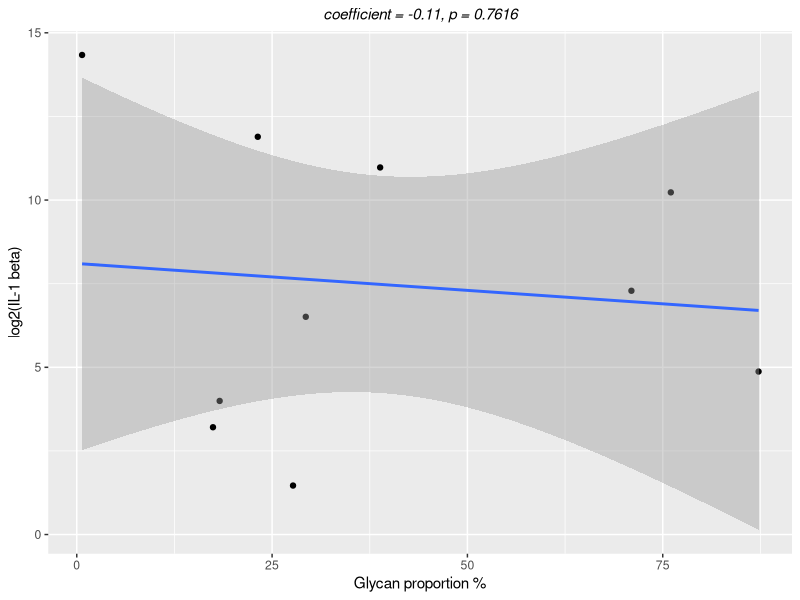
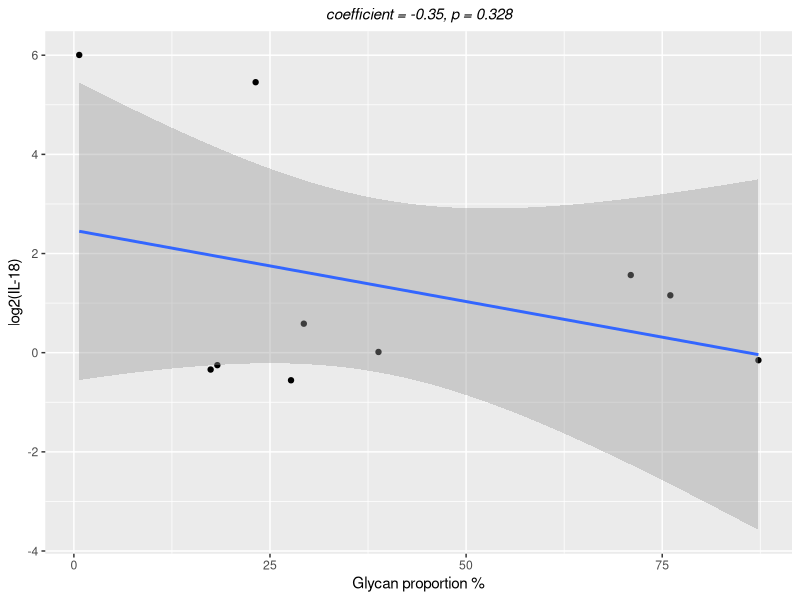
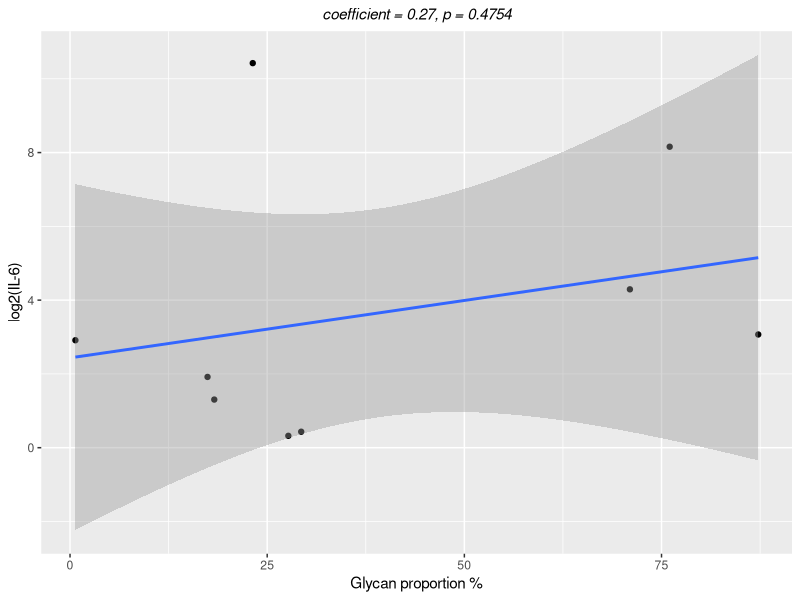
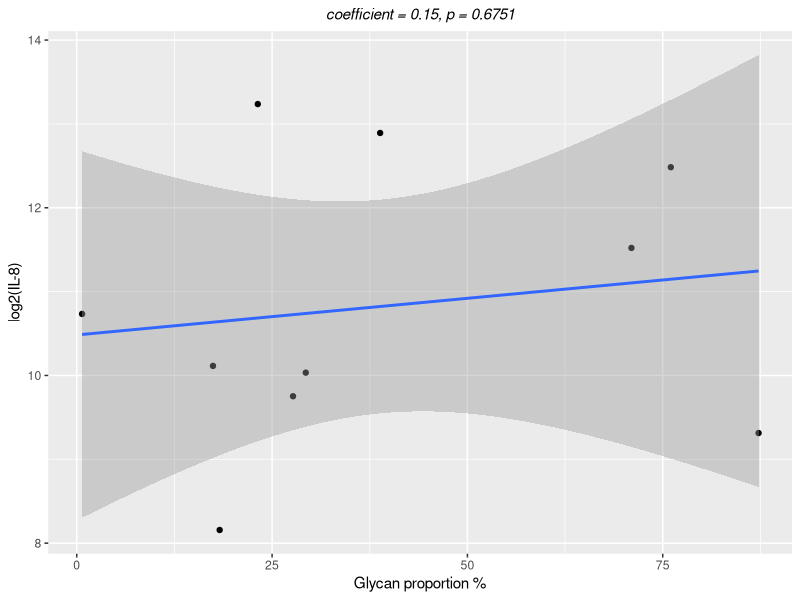
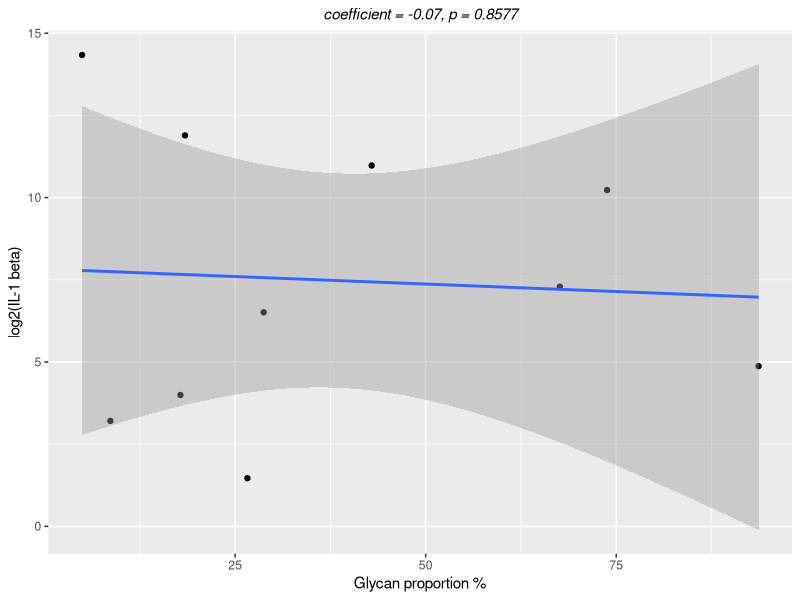
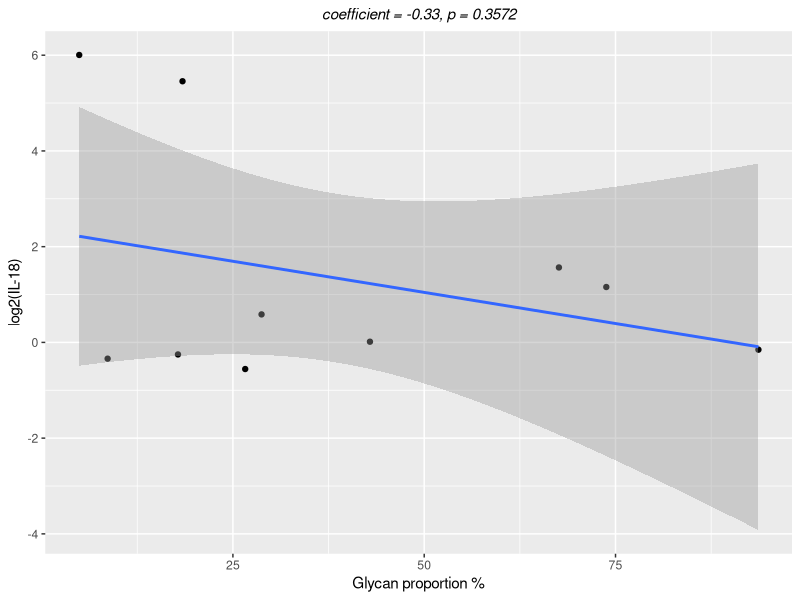
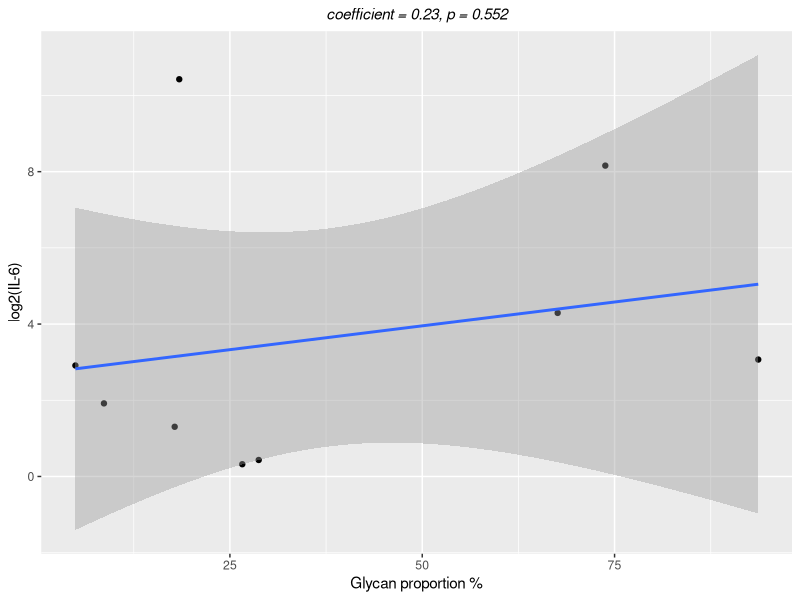
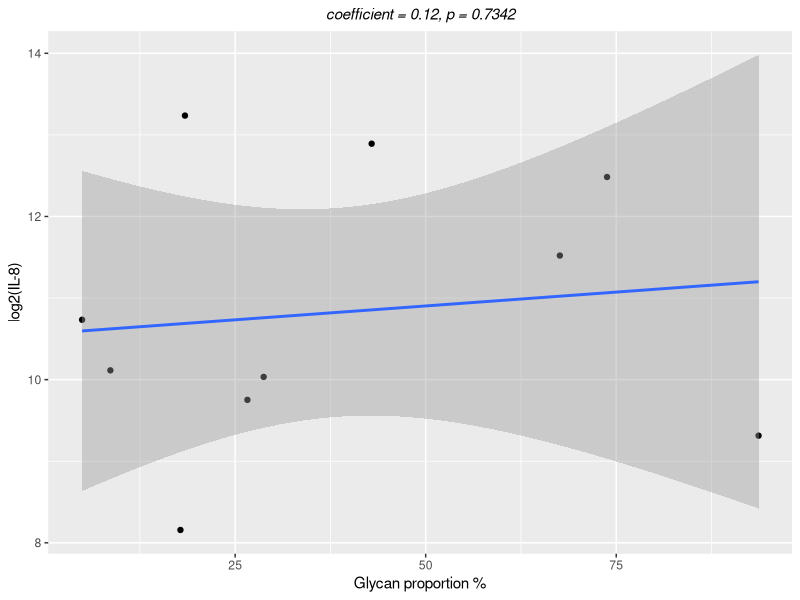

R code for these plots, in order:
############# Load packages, input background information #####

## Load ggplot2 
library(ggplot2)

############# Supplementary Figure 7 A #################

## load the data
res=read.csv('Supplementary_Figure_7_A_data.csv')
res['relative.intensity']=res$NeuAc_Intensity/res$total_Intensity

## replace NA values with 0
res[is.na(res)]=0


## IL-1 beta
temp=cor.test(res$relative.intensity, log2(as.numeric(as.vector(res$IL1.beta))))
coefficient=as.vector(temp[[4]])
coefficient=round(coefficient,digits = 2)
p=temp[[3]]
p=round(p, digits = 4)
ggplot(res, aes(relative.intensity*100, log2(as.numeric(as.vector(IL1.beta)))))+
  geom_point()+
  labs(x='Glycan proportion %', y='log2(IL-1 beta)',
       subtitle = paste('coefficient = ',coefficient,', ', 'p = ',p,sep=''))+
  geom_smooth(method=lm)+
  theme( plot.subtitle = element_text(hjust = 0.5, face = 'italic'))


## IL-18
temp=cor.test(res$relative.intensity, log2(as.numeric(as.vector(res$IL.18))))
coefficient=as.vector(temp[[4]])
coefficient=round(coefficient,digits = 2)
p=temp[[3]]
p=round(p, digits = 4)
ggplot(res, aes(relative.intensity*100, log2(as.numeric(as.vector(IL.18)))))+
  geom_point()+
  labs(x='Glycan proportion %', y='log2(IL-18)',
       subtitle = paste('coefficient = ',coefficient,', ', 'p = ',p,sep=''))+
  geom_smooth(method=lm)+
  theme( plot.subtitle = element_text(hjust = 0.5, face = 'italic'))


## IL-6
temp=cor.test(res$relative.intensity, log2(as.numeric(as.vector(res$IL.6))))
coefficient=as.vector(temp[[4]])
coefficient=round(coefficient,digits = 2)
p=temp[[3]]
p=round(p, digits = 4)
ggplot(res, aes(relative.intensity*100, log2(as.numeric(as.vector(IL.6)))))+
  geom_point()+
  labs(x='Glycan proportion %', y='log2(IL-6)',
       subtitle = paste('coefficient = ',coefficient,', ', 'p = ',p,sep=''))+
  geom_smooth(method=lm)+
  theme( plot.subtitle = element_text(hjust = 0.5, face = 'italic'))


## IL-8
temp=cor.test(res$relative.intensity, log2(as.numeric(as.vector(res$IL.8))))
coefficient=as.vector(temp[[4]])
coefficient=round(coefficient,digits = 2)
p=temp[[3]]
p=round(p, digits = 4)
ggplot(res, aes(relative.intensity*100, log2(as.numeric(as.vector(IL.8)))))+
  geom_point()+
  labs(x='Glycan proportion %', y='log2(IL-8)',
       subtitle = paste('coefficient = ',coefficient,', ', 'p = ',p,sep=''))+
  geom_smooth(method=lm)+
  theme( plot.subtitle = element_text(hjust = 0.5, face = 'italic'))

############# Supplementary Figure 7 B #################

## load the data
res=read.csv('Supplementary_Figure_7_B_data.csv')
res['relative.intensity']=res$NeuAc_Intensity/res$total_Intensity

## replace NA values with 0
res[is.na(res)]=0


## IL-1 beta
temp=cor.test(res$relative.intensity, log2(as.numeric(as.vector(res$IL1.beta))))
coefficient=as.vector(temp[[4]])
coefficient=round(coefficient,digits = 2)
p=temp[[3]]
p=round(p, digits = 4)
ggplot(res, aes(relative.intensity*100, log2(as.numeric(as.vector(IL1.beta)))))+
  geom_point()+
  labs(x='Glycan proportion %', y='log2(IL-1 beta)',
       subtitle = paste('coefficient = ',coefficient,', ', 'p = ',p,sep=''))+
  geom_smooth(method=lm)+
  theme( plot.subtitle = element_text(hjust = 0.5, face = 'italic'))


## IL-18
temp=cor.test(res$relative.intensity, log2(as.numeric(as.vector(res$IL.18))))
coefficient=as.vector(temp[[4]])
coefficient=round(coefficient,digits = 2)
p=temp[[3]]
p=round(p, digits = 4)
ggplot(res, aes(relative.intensity*100, log2(as.numeric(as.vector(IL.18)))))+
  geom_point()+
  labs(x='Glycan proportion %', y='log2(IL-18)',
       subtitle = paste('coefficient = ',coefficient,', ', 'p = ',p,sep=''))+
  geom_smooth(method=lm)+
  theme( plot.subtitle = element_text(hjust = 0.5, face = 'italic'))


## IL-6
temp=cor.test(res$relative.intensity, log2(as.numeric(as.vector(res$IL.6))))
coefficient=as.vector(temp[[4]])
coefficient=round(coefficient,digits = 2)
p=temp[[3]]
p=round(p, digits = 4)
ggplot(res, aes(relative.intensity*100, log2(as.numeric(as.vector(IL.6)))))+
  geom_point()+
  labs(x='Glycan proportion %', y='log2(IL-6)',
       subtitle = paste('coefficient = ',coefficient,', ', 'p = ',p,sep=''))+
  geom_smooth(method=lm)+
  theme( plot.subtitle = element_text(hjust = 0.5, face = 'italic'))


## IL-8
temp=cor.test(res$relative.intensity, log2(as.numeric(as.vector(res$IL.8))))
coefficient=as.vector(temp[[4]])
coefficient=round(coefficient,digits = 2)
p=temp[[3]]
p=round(p, digits = 4)
ggplot(res, aes(relative.intensity*100, log2(as.numeric(as.vector(IL.8)))))+
  geom_point()+
  labs(x='Glycan proportion %', y='log2(IL-8)',
       subtitle = paste('coefficient = ',coefficient,', ', 'p = ',p,sep=''))+
  geom_smooth(method=lm)+
  theme( plot.subtitle = element_text(hjust = 0.5, face = 'italic'))

############# Supplementary Figure 7 C #################

## load the data
res=read.csv('Supplementary_Figure_7_C_data.csv')
res['relative.intensity']=res$NeuAc_Intensity/res$total_Intensity

## replace NA values with 0
res[is.na(res)]=0


## IL-1 beta
temp=cor.test(res$relative.intensity, log2(as.numeric(as.vector(res$IL1.beta))))
coefficient=as.vector(temp[[4]])
coefficient=round(coefficient,digits = 2)
p=temp[[3]]
p=round(p, digits = 4)
ggplot(res, aes(relative.intensity*100, log2(as.numeric(as.vector(IL1.beta)))))+
  geom_point()+
  labs(x='Glycan proportion %', y='log2(IL-1 beta)',
       subtitle = paste('coefficient = ',coefficient,', ', 'p = ',p,sep=''))+
  geom_smooth(method=lm)+
  theme( plot.subtitle = element_text(hjust = 0.5, face = 'italic'))


## IL-18
temp=cor.test(res$relative.intensity, log2(as.numeric(as.vector(res$IL.18))))
coefficient=as.vector(temp[[4]])
coefficient=round(coefficient,digits = 2)
p=temp[[3]]
p=round(p, digits = 4)
ggplot(res, aes(relative.intensity*100, log2(as.numeric(as.vector(IL.18)))))+
  geom_point()+
  labs(x='Glycan proportion %', y='log2(IL-18)',
       subtitle = paste('coefficient = ',coefficient,', ', 'p = ',p,sep=''))+
  geom_smooth(method=lm)+
  theme( plot.subtitle = element_text(hjust = 0.5, face = 'italic'))


## IL-6
temp=cor.test(res$relative.intensity, log2(as.numeric(as.vector(res$IL.6))))
coefficient=as.vector(temp[[4]])
coefficient=round(coefficient,digits = 2)
p=temp[[3]]
p=round(p, digits = 4)
ggplot(res, aes(relative.intensity*100, log2(as.numeric(as.vector(IL.6)))))+
  geom_point()+
  labs(x='Glycan proportion %', y='log2(IL-6)',
       subtitle = paste('coefficient = ',coefficient,', ', 'p = ',p,sep=''))+
  geom_smooth(method=lm)+
  theme( plot.subtitle = element_text(hjust = 0.5, face = 'italic'))


## IL-8
temp=cor.test(res$relative.intensity, log2(as.numeric(as.vector(res$IL.8))))
coefficient=as.vector(temp[[4]])
coefficient=round(coefficient,digits = 2)
p=temp[[3]]
p=round(p, digits = 4)
ggplot(res, aes(relative.intensity*100, log2(as.numeric(as.vector(IL.8)))))+
  geom_point()+
  labs(x='Glycan proportion %', y='log2(IL-8)',
       subtitle = paste('coefficient = ',coefficient,', ', 'p = ',p,sep=''))+
  geom_smooth(method=lm)+
  theme( plot.subtitle = element_text(hjust = 0.5, face = 'italic'))
